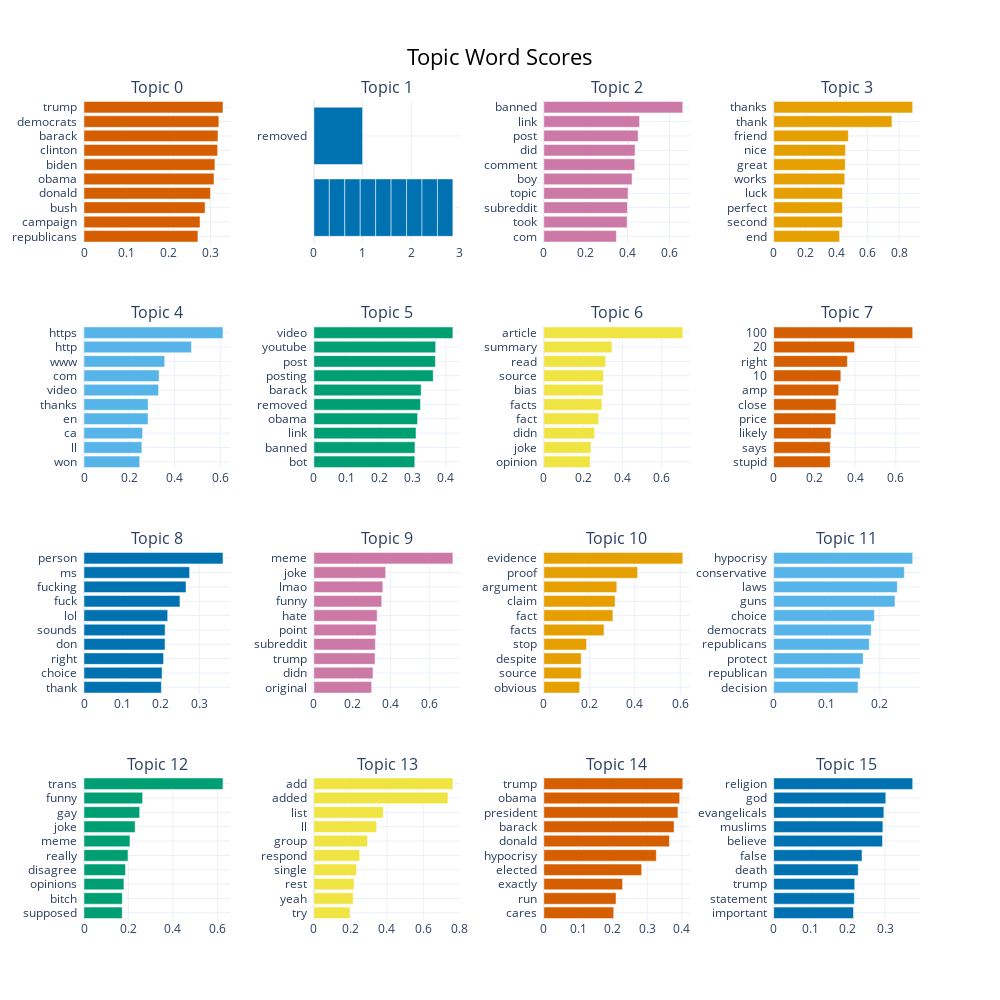

The cell this chart's notebook holds for it:
### Code cell
# Visualize the top topics
topic_model.visualize_barchart(top_n_topics=16, n_words=10)

### Figure 1 — Plotly figure (JSON) as saved in the notebook; plotly's stock layout.template omitted (floating-point values rounded to 4 significant figures)
{"data": [{"marker": {"color": "#D55E00"}, "orientation": "h", "type": "bar", "x": [0.27, 0.2751, 0.2869, 0.2997, 0.3081, 0.3102, 0.3166, 0.3176, 0.3196, 0.3294], "xaxis": "x", "y": ["republicans  ", "campaign  ", "bush  ", "donald  ", "obama  ", "biden  ", "clinton  ", "barack  ", "democrats  ", "trump  "], "yaxis": "y"}, {"marker": {"color": "#0072B2"}, "orientation": "h", "type": "bar", "x": [0.3172, 0.3172, 0.3172, 0.3172, 0.3172, 0.3172, 0.3172, 0.3172, 0.3172, 1.0], "xaxis": "x2", "y": ["  ", "  ", "  ", "  ", "  ", "  ", "  ", "  ", "  ", "removed  "], "yaxis": "y2"}, {"marker": {"color": "#CC79A7"}, "orientation": "h", "type": "bar", "x": [0.3466, 0.3978, 0.3991, 0.4022, 0.4213, 0.4341, 0.4356, 0.4502, 0.457, 0.6634], "xaxis": "x3", "y": ["com  ", "took  ", "subreddit  ", "topic  ", "boy  ", "comment  ", "did  ", "post  ", "link  ", "banned  "], "yaxis": "y3"}, {"marker": {"color": "#E69F00"}, "orientation": "h", "type": "bar", "x": [0.4206, 0.4385, 0.4386, 0.4394, 0.4534, 0.4565, 0.4579, 0.4763, 0.7544, 0.8868], "xaxis": "x4", "y": ["end  ", "second  ", "perfect  ", "luck  ", "works  ", "great  ", "nice  ", "friend  ", "thank  ", "thanks  "], "yaxis": "y4"}, {"marker": {"color": "#56B4E9"}, "orientation": "h", "type": "bar", "x": [0.2456, 0.255, 0.2582, 0.2822, 0.2826, 0.3285, 0.3307, 0.3554, 0.4733, 0.6122], "xaxis": "x5", "y": ["won  ", "ll  ", "ca  ", "en  ", "thanks  ", "video  ", "com  ", "www  ", "http  ", "https  "], "yaxis": "y5"}, {"marker": {"color": "#009E73"}, "orientation": "h", "type": "bar", "x": [0.3057, 0.3063, 0.3095, 0.3142, 0.3229, 0.325, 0.3616, 0.3681, 0.369, 0.4211], "xaxis": "x6", "y": ["bot  ", "banned  ", "link  ", "obama  ", "removed  ", "barack  ", "posting  ", "post  ", "youtube  ", "video  "], "yaxis": "y6"}, {"marker": {"color": "#F0E442"}, "orientation": "h", "type": "bar", "x": [0.2354, 0.2397, 0.2586, 0.2794, 0.2953, 0.3013, 0.3034, 0.3142, 0.3468, 0.7069], "xaxis": "x7", "y": ["opinion  ", "joke  ", "didn  ", "fact  ", "facts  ", "bias  ", "source  ", "read  ", "summary  ", "article  "], "yaxis": "y7"}, {"marker": {"color": "#D55E00"}, "orientation": "h", "type": "bar", "x": [0.278, 0.2781, 0.2819, 0.3047, 0.3068, 0.3193, 0.3299, 0.362, 0.3973, 0.6831], "xaxis": "x8", "y": ["stupid  ", "says  ", "likely  ", "price  ", "close  ", "amp  ", "10  ", "right  ", "20  ", "100  "], "yaxis": "y8"}, {"marker": {"color": "#0072B2"}, "orientation": "h", "type": "bar", "x": [0.2013, 0.2032, 0.207, 0.2109, 0.2111, 0.2177, 0.2496, 0.2655, 0.2748, 0.3616], "xaxis": "x9", "y": ["thank  ", "choice  ", "right  ", "don  ", "sounds  ", "lol  ", "fuck  ", "fucking  ", "ms  ", "person  "], "yaxis": "y9"}, {"marker": {"color": "#CC79A7"}, "orientation": "h", "type": "bar", "x": [0.3004, 0.3076, 0.318, 0.3199, 0.3236, 0.3291, 0.3529, 0.3587, 0.3734, 0.7233], "xaxis": "x10", "y": ["original  ", "didn  ", "trump  ", "subreddit  ", "point  ", "hate  ", "funny  ", "lmao  ", "joke  ", "meme  "], "yaxis": "y10"}, {"marker": {"color": "#E69F00"}, "orientation": "h", "type": "bar", "x": [0.1576, 0.1643, 0.1644, 0.1882, 0.2647, 0.3038, 0.3134, 0.3211, 0.4128, 0.6112], "xaxis": "x11", "y": ["obvious  ", "source  ", "despite  ", "stop  ", "facts  ", "fact  ", "claim  ", "argument  ", "proof  ", "evidence  "], "yaxis": "y11"}, {"marker": {"color": "#56B4E9"}, "orientation": "h", "type": "bar", "x": [0.159, 0.163, 0.1686, 0.18, 0.1837, 0.1897, 0.2286, 0.2329, 0.2462, 0.2619], "xaxis": "x12", "y": ["decision  ", "republican  ", "protect  ", "republicans  ", "democrats  ", "choice  ", "guns  ", "laws  ", "conservative  ", "hypocrisy  "], "yaxis": "y12"}, {"marker": {"color": "#009E73"}, "orientation": "h", "type": "bar", "x": [0.1721, 0.1725, 0.1798, 0.1866, 0.1981, 0.207, 0.2304, 0.2507, 0.264, 0.6259], "xaxis": "x13", "y": ["supposed  ", "bitch  ", "opinions  ", "disagree  ", "really  ", "meme  ", "joke  ", "gay  ", "funny  ", "trans  "], "yaxis": "y13"}, {"marker": {"color": "#F0E442"}, "orientation": "h", "type": "bar", "x": [0.1972, 0.2154, 0.2201, 0.2337, 0.2511, 0.2934, 0.3441, 0.3801, 0.7345, 0.7615], "xaxis": "x14", "y": ["try  ", "yeah  ", "rest  ", "single  ", "respond  ", "group  ", "ll  ", "list  ", "added  ", "add  "], "yaxis": "y14"}, {"marker": {"color": "#D55E00"}, "orientation": "h", "type": "bar", "x": [0.2027, 0.2093, 0.2282, 0.2836, 0.326, 0.364, 0.3775, 0.3887, 0.3937, 0.4027], "xaxis": "x15", "y": ["cares  ", "run  ", "exactly  ", "elected  ", "hypocrisy  ", "donald  ", "barack  ", "president  ", "obama  ", "trump  "], "yaxis": "y15"}, {"marker": {"color": "#0072B2"}, "orientation": "h", "type": "bar", "x": [0.215, 0.2173, 0.2182, 0.2277, 0.2379, 0.2931, 0.2941, 0.2968, 0.3019, 0.3744], "xaxis": "x16", "y": ["important  ", "statement  ", "trump  ", "death  ", "false  ", "believe  ", "muslims  ", "evangelicals  ", "god  ", "religion  "], "yaxis": "y16"}], "layout": {"annotations": [{"font": {"size": 16}, "showarrow": false, "text": "Topic 0", "x": 0.0875, "xanchor": "center", "xref": "paper", "y": 1, "yanchor": "bottom", "yref": "paper"}, {"font": {"size": 16}, "showarrow": false, "text": "Topic 1", "x": 0.3625, "xanchor": "center", "xref": "paper", "y": 1, "yanchor": "bottom", "yref": "paper"}, {"font": {"size": 16}, "showarrow": false, "text": "Topic 2", "x": 0.6375, "xanchor": "center", "xref": "paper", "y": 1, "yanchor": "bottom", "yref": "paper"}, {"font": {"size": 16}, "showarrow": false, "text": "Topic 3", "x": 0.9125, "xanchor": "center", "xref": "paper", "y": 1, "yanchor": "bottom", "yref": "paper"}, {"font": {"size": 16}, "showarrow": false, "text": "Topic 4", "x": 0.0875, "xanchor": "center", "xref": "paper", "y": 0.725, "yanchor": "bottom", "yref": "paper"}, {"font": {"size": 16}, "showarrow": false, "text": "Topic 5", "x": 0.3625, "xanchor": "center", "xref": "paper", "y": 0.725, "yanchor": "bottom", "yref": "paper"}, {"font": {"size": 16}, "showarrow": false, "text": "Topic 6", "x": 0.6375, "xanchor": "center", "xref": "paper", "y": 0.725, "yanchor": "bottom", "yref": "paper"}, {"font": {"size": 16}, "showarrow": false, "text": "Topic 7", "x": 0.9125, "xanchor": "center", "xref": "paper", "y": 0.725, "yanchor": "bottom", "yref": "paper"}, {"font": {"size": 16}, "showarrow": false, "text": "Topic 8", "x": 0.0875, "xanchor": "center", "xref": "paper", "y": 0.45, "yanchor": "bottom", "yref": "paper"}, {"font": {"size": 16}, "showarrow": false, "text": "Topic 9", "x": 0.3625, "xanchor": "center", "xref": "paper", "y": 0.45, "yanchor": "bottom", "yref": "paper"}, {"font": {"size": 16}, "showarrow": false, "text": "Topic 10", "x": 0.6375, "xanchor": "center", "xref": "paper", "y": 0.45, "yanchor": "bottom", "yref": "paper"}, {"font": {"size": 16}, "showarrow": false, "text": "Topic 11", "x": 0.9125, "xanchor": "center", "xref": "paper", "y": 0.45, "yanchor": "bottom", "yref": "paper"}, {"font": {"size": 16}, "showarrow": false, "text": "Topic 12", "x": 0.0875, "xanchor": "center", "xref": "paper", "y": 0.175, "yanchor": "bottom", "yref": "paper"}, {"font": {"size": 16}, "showarrow": false, "text": "Topic 13", "x": 0.3625, "xanchor": "center", "xref": "paper", "y": 0.175, "yanchor": "bottom", "yref": "paper"}, {"font": {"size": 16}, "showarrow": false, "text": "Topic 14", "x": 0.6375, "xanchor": "center", "xref": "paper", "y": 0.175, "yanchor": "bottom", "yref": "paper"}, {"font": {"size": 16}, "showarrow": false, "text": "Topic 15", "x": 0.9125, "xanchor": "center", "xref": "paper", "y": 0.175, "yanchor": "bottom", "yref": "paper"}], "height": 1000, "hoverlabel": {"bgcolor": "white", "font": {"family": "Rockwell", "size": 16}}, "showlegend": false, "title": {"font": {"color": "Black", "size": 22}, "text": "Topic Word Scores", "x": 0.5, "xanchor": "center", "yanchor": "top"}, "width": 1000, "xaxis": {"anchor": "y", "domain": [0, 0.175], "showgrid": true}, "xaxis10": {"anchor": "y10", "domain": [0.275, 0.45], "showgrid": true}, "xaxis11": {"anchor": "y11", "domain": [0.55, 0.725], "showgrid": true}, "xaxis12": {"anchor": "y12", "domain": [0.825, 1], "showgrid": true}, "xaxis13": {"anchor": "y13", "domain": [0, 0.175], "showgrid": true}, "xaxis14": {"anchor": "y14", "domain": [0.275, 0.45], "showgrid": true}, "xaxis15": {"anchor": "y15", "domain": [0.55, 0.725], "showgrid": true}, "xaxis16": {"anchor": "y16", "domain": [0.825, 1], "showgrid": true}, "xaxis2": {"anchor": "y2", "domain": [0.275, 0.45], "showgrid": true}, "xaxis3": {"anchor": "y3", "domain": [0.55, 0.725], "showgrid": true}, "xaxis4": {"anchor": "y4", "domain": [0.825, 1], "showgrid": true}, "xaxis5": {"anchor": "y5", "domain": [0, 0.175], "showgrid": true}, "xaxis6": {"anchor": "y6", "domain": [0.275, 0.45], "showgrid": true}, "xaxis7": {"anchor": "y7", "domain": [0.55, 0.725], "showgrid": true}, "xaxis8": {"anchor": "y8", "domain": [0.825, 1], "showgrid": true}, "xaxis9": {"anchor": "y9", "domain": [0, 0.175], "showgrid": true}, "yaxis": {"anchor": "x", "domain": [0.825, 1], "showgrid": true}, "yaxis10": {"anchor": "x10", "domain": [0.275, 0.45], "showgrid": true}, "yaxis11": {"anchor": "x11", "domain": [0.275, 0.45], "showgrid": true}, "yaxis12": {"anchor": "x12", "domain": [0.275, 0.45], "showgrid": true}, "yaxis13": {"anchor": "x13", "domain": [0, 0.175], "showgrid": true}, "yaxis14": {"anchor": "x14", "domain": [0, 0.175], "showgrid": true}, "yaxis15": {"anchor": "x15", "domain": [0, 0.175], "showgrid": true}, "yaxis16": {"anchor": "x16", "domain": [0, 0.175], "showgrid": true}, "yaxis2": {"anchor": "x2", "domain": [0.825, 1], "showgrid": true}, "yaxis3": {"anchor": "x3", "domain": [0.825, 1], "showgrid": true}, "yaxis4": {"anchor": "x4", "domain": [0.825, 1], "showgrid": true}, "yaxis5": {"anchor": "x5", "domain": [0.55, 0.725], "showgrid": true}, "yaxis6": {"anchor": "x6", "domain": [0.55, 0.725], "showgrid": true}, "yaxis7": {"anchor": "x7", "domain": [0.55, 0.725], "showgrid": true}, "yaxis8": {"anchor": "x8", "domain": [0.55, 0.725], "showgrid": true}, "yaxis9": {"anchor": "x9", "domain": [0.275, 0.45], "showgrid": true}}}
